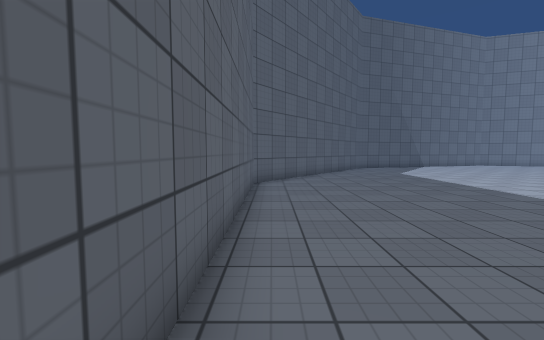
[1] (above)

24 first-person views from a walk through a 3-D level made in the Unity game engine. The camera is 1.3 m above the floor, tilts 4° down and sees 90° across. The floor is counted in squares, 1 m on a side. Each view is taken from the middle of a square. On the plan, view 1 faces up. The plan holds only what a view shows up to about 13 squares ahead; the rest is blank. The player character is not drawn. Surface patterns are stand-ins for the level's own textures.

[2]
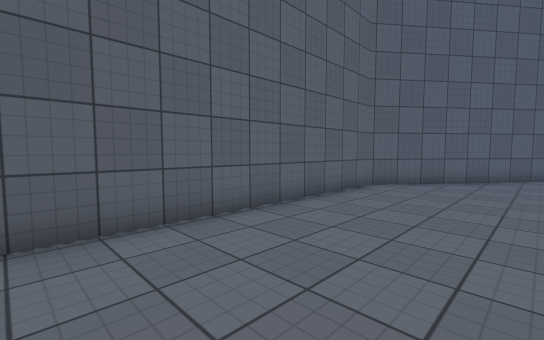

[3]
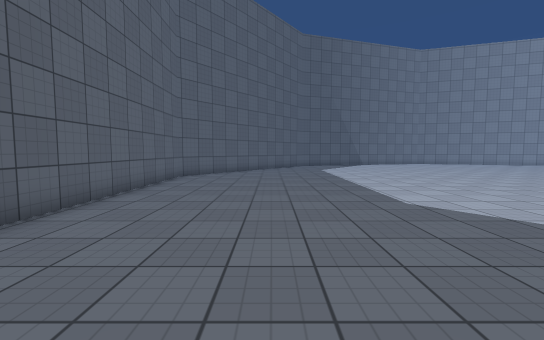

[4]
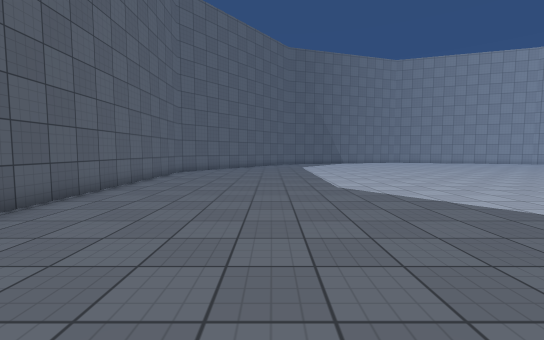

[5]
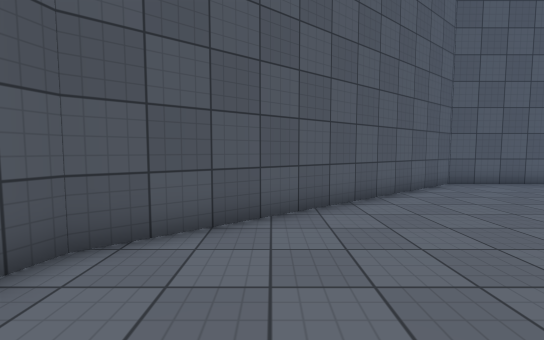

[6]
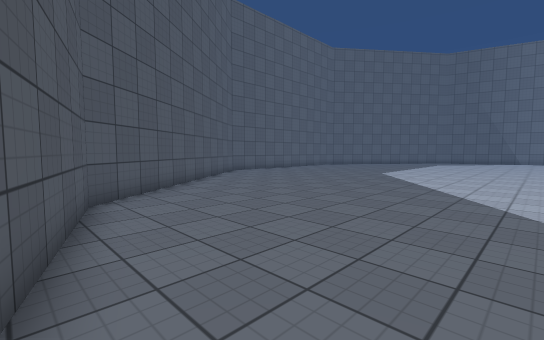

[7]
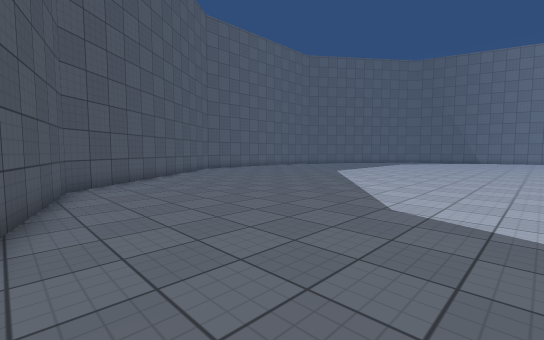

[8]
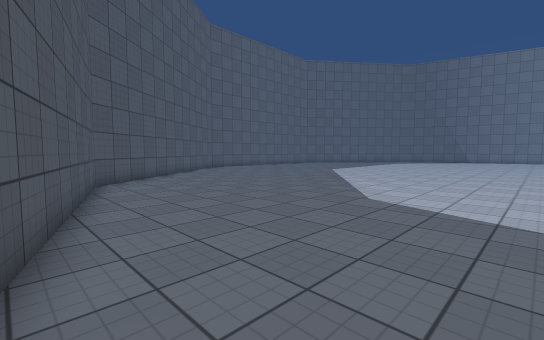

[9]
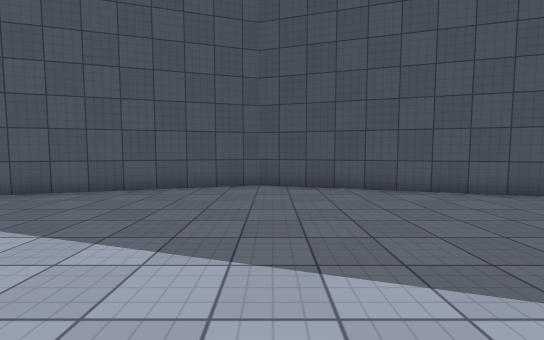

[10]
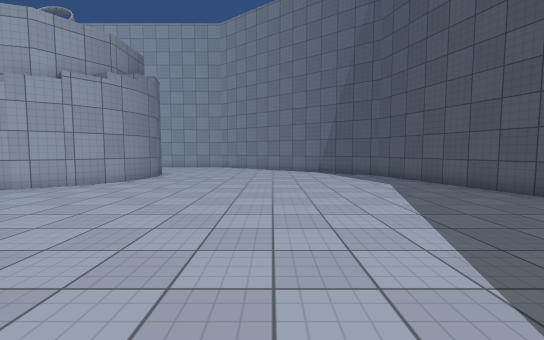

[11]
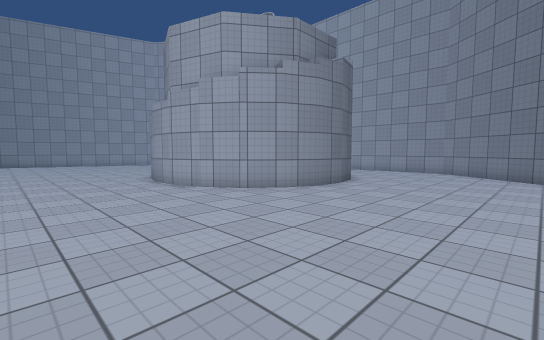

[12]
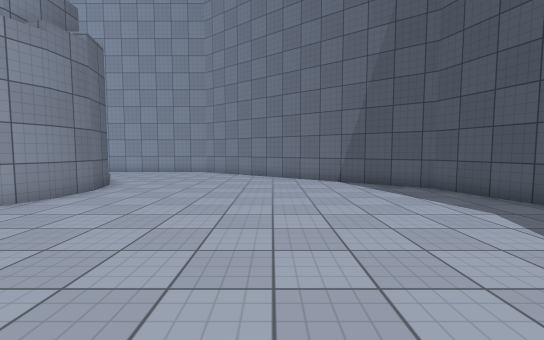

[13]
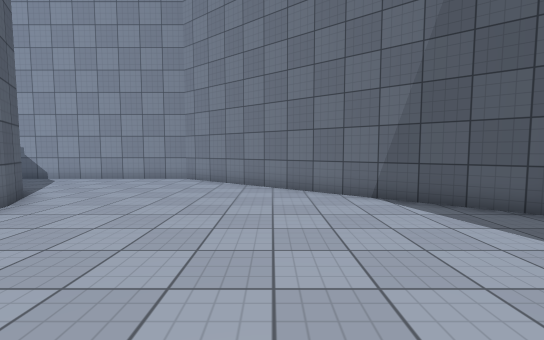

[14]
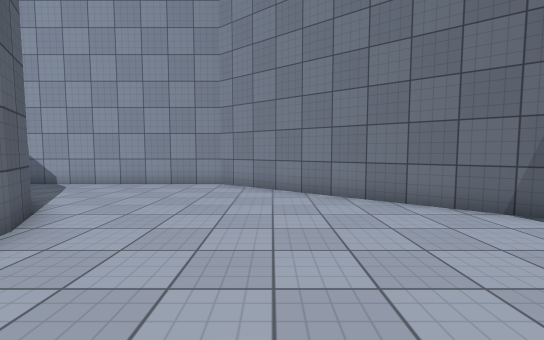

[15]
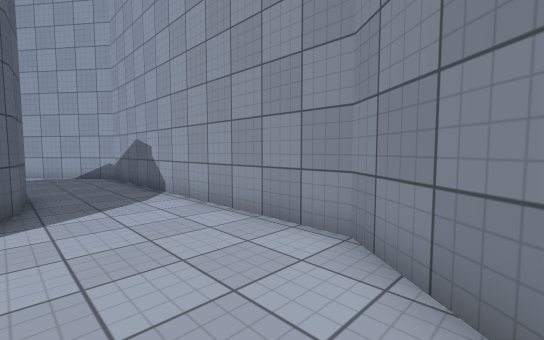

[16]
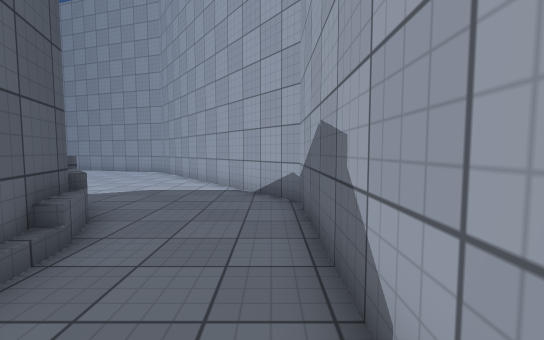

[17]
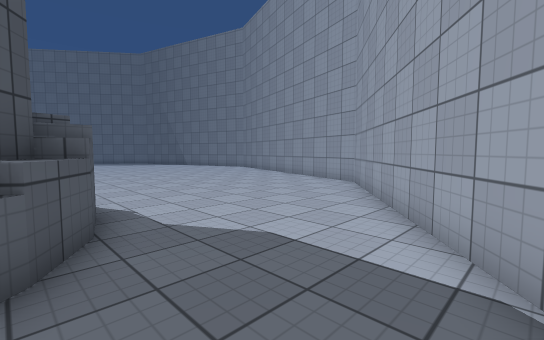

[18]
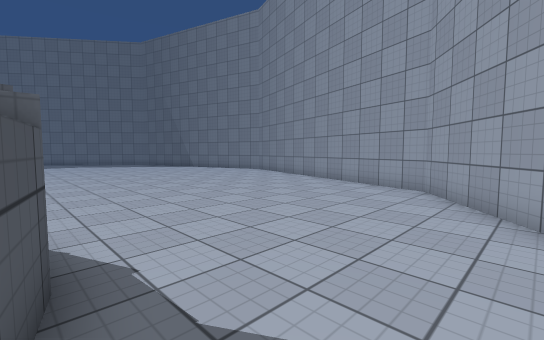

[19]
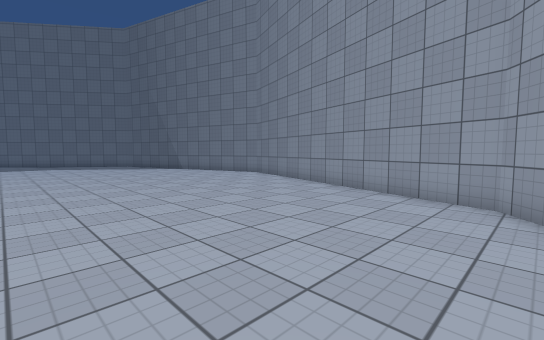

[20]
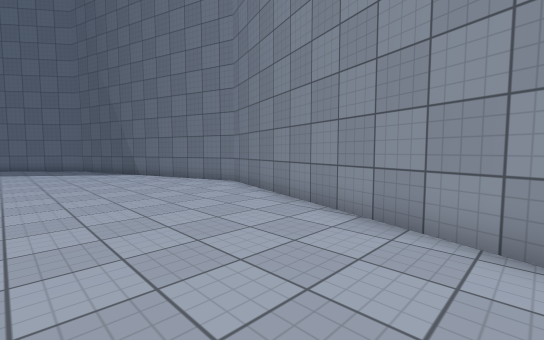

[21]
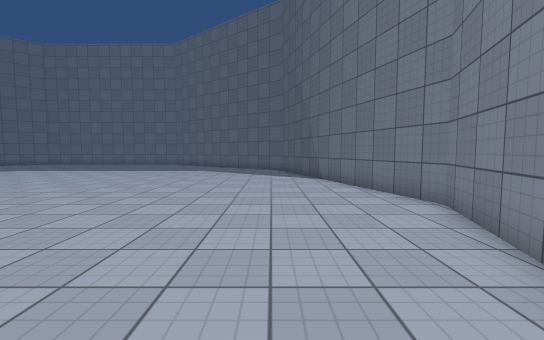

[22]
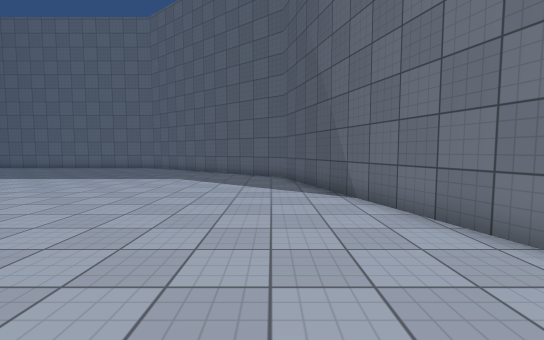

[23]
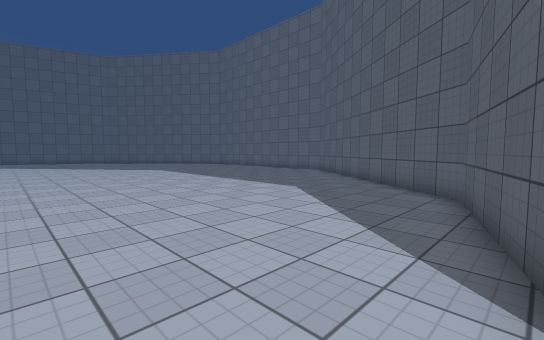

[24]
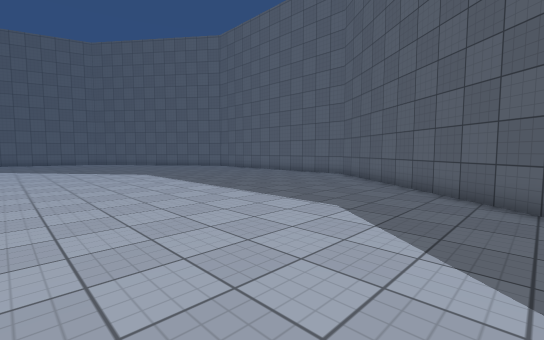

### Floor plan
Points are (right, up) in squares from view 1. A wall is a line through its corners. A room is listed if a view was taken in it or the views show most of it. See-through windows are left out.
Room 1 (views 1, 2, 3, 4, 5, 6, 7, 8, 9, 10, 11, 12, 13, 14, 15, 16, 17, 18, 19, 20, 21, 22, 23, 24)
walls: (24.7, 5.2) (24.7, 6.9); (24.7, 6.8) (25.1, 8.2); (25.1, 3.7) (24.7, 5.4); (29.9, 11.3) (29.8, 10.3); (29.9, 11.3) (31.3, 10.9) (31.1, 10.4) (31.7, 10); (31.3, 10.9) (32.6, 10.1); (32.6, 2) (31.3, 1.2) (29.9, 0.9) (28.4, 1) (27.1, 1.5) (25.9, 2.5) (25.1, 3.9); (33.4, 8.8) (34.1, 6.8); (34.3, 4.6) (33.9, 3.9); (34.4, 6.1) (34.2, 4.5); (18.5, 24.2) (6.6, 20.5) (-0.7, 10.9) (-0.7, -1) (6.6, -10.6) (18.5, -14.3) (30.4, -10.6) (37.7, -1) (37.7, 10.9) (30.4, 20.5) (18.5, 24.2)
low walls: (33.5, 9.1) (34.2, 7.6)

Where each view was taken, in squares from view 1:
view 1: 0 up, 0 right, facing up
view 2: 1 up, 4 right, facing up-left
view 3: 3 down, 4 right, facing up
view 4: 6 down, 5 right, facing up
view 5: 8 down, 10 right, facing left
view 6: 12 down, 14 right, facing up-left
view 7: 12 down, 17 right, facing up-left
view 8: 13 down, 18 right, facing up-left
view 9: 4 down, 18 right, facing down
view 10: 5 down, 16 right, facing right
view 11: 5 down, 20 right, facing up-right
view 12: 5 down, 21 right, facing right
view 13: 5 down, 25 right, facing right
view 14: 3 down, 27 right, facing right
view 15: 3 down, 34 right, facing up-right
view 16: 4 up, 37 right, facing up
view 17: 10 up, 36 right, facing up-left
view 18: 11 up, 33 right, facing up-left
view 19: 13 up, 31 right, facing up-left
view 20: 17 up, 28 right, facing up-left
view 21: 20 up, 25 right, facing left
view 22: 20 up, 20 right, facing left
view 23: 22 up, 15 right, facing down-left
view 24: 19 up, 13 right, facing down-left
